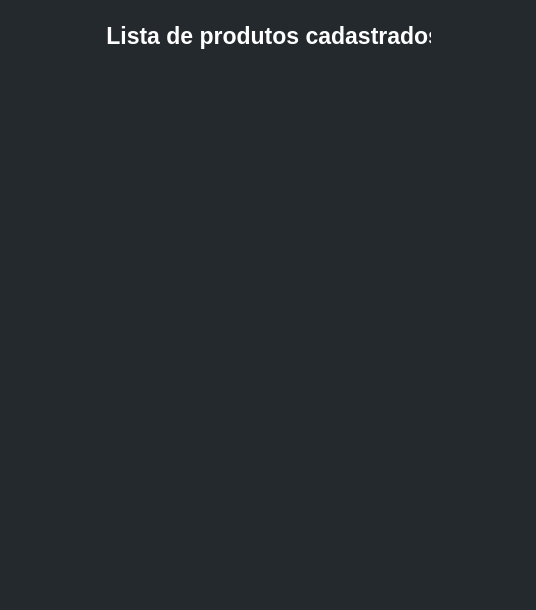
<?xml version="1.0" encoding="UTF-8"?>
<ui version="4.0">
 <class>MainWindow</class>
 <widget class="QMainWindow" name="MainWindow">
  <property name="geometry">
   <rect>
    <x>0</x>
    <y>0</y>
    <width>536</width>
    <height>610</height>
   </rect>
  </property>
  <property name="windowTitle">
   <string>MainWindow</string>
  </property>
  <property name="styleSheet">
   <string notr="true">background-color: rgb(36, 41, 46);</string>
  </property>
  <widget class="QWidget" name="centralwidget">
   <widget class="QLabel" name="label">
    <property name="geometry">
     <rect>
      <x>100</x>
      <y>0</y>
      <width>331</width>
      <height>71</height>
     </rect>
    </property>
    <property name="font">
     <font>
      <family>Segoe UI</family>
      <pointsize>17</pointsize>
      <weight>75</weight>
      <bold>true</bold>
     </font>
    </property>
    <property name="styleSheet">
     <string notr="true">color: rgb(255, 255, 255);</string>
    </property>
    <property name="text">
     <string> Lista de produtos cadastrados</string>
    </property>
   </widget>
  </widget>
  <widget class="QMenuBar" name="menubar">
   <property name="geometry">
    <rect>
     <x>0</x>
     <y>0</y>
     <width>536</width>
     <height>21</height>
    </rect>
   </property>
  </widget>
  <widget class="QStatusBar" name="statusbar"/>
 </widget>
 <resources/>
 <connections/>
</ui>
